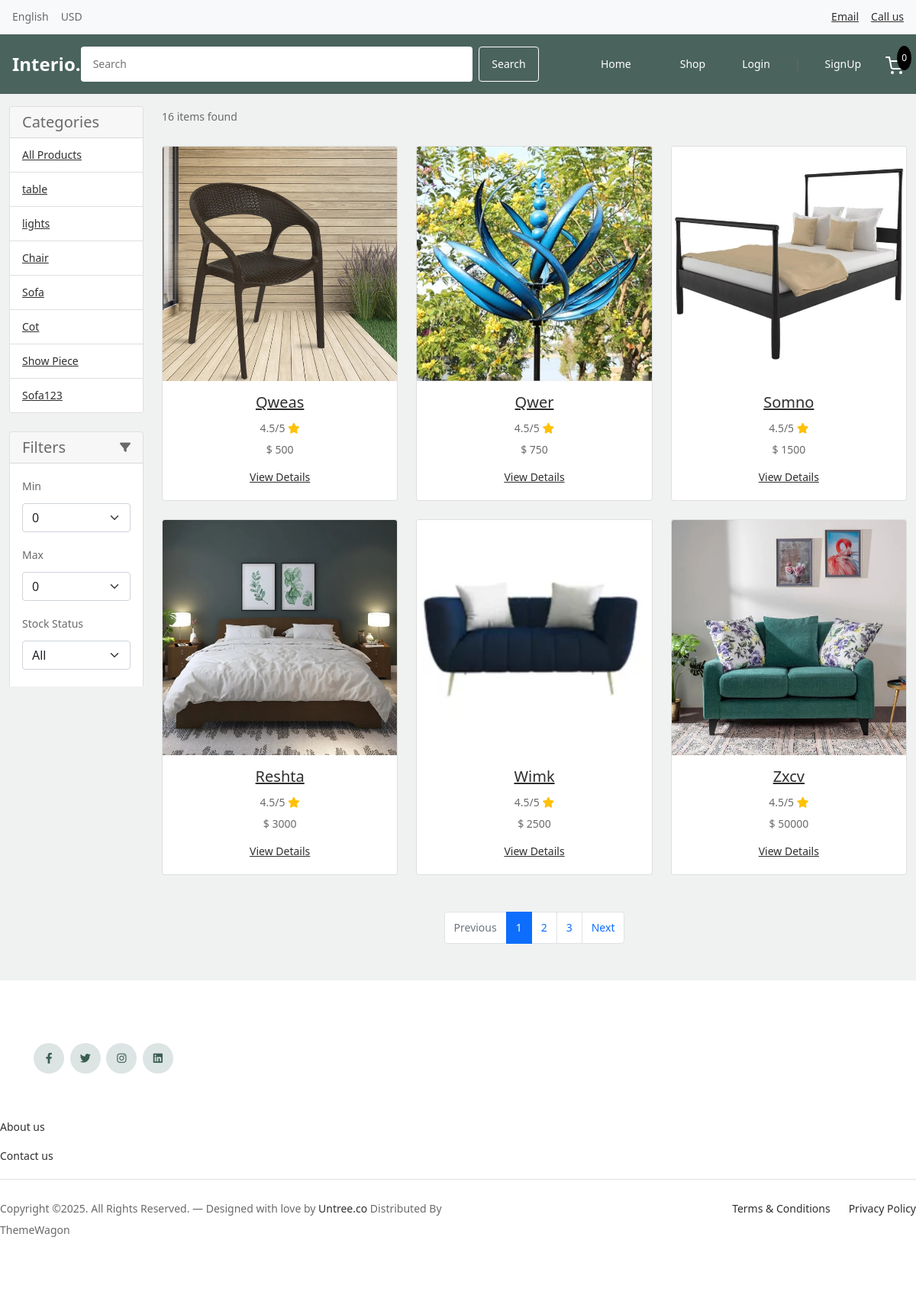
/store/, run on the app's committed database.
### category/models.py (models this page shows, shortened)
class Category(models.Model):
    category_name = models.CharField(max_length=50, unique=True)
    slug = models.SlugField(max_length=100, unique=True)
    description = models.TextField(max_length=255, blank=True)
    is_active = models.BooleanField(default=True)
    is_deleted = models.BooleanField(default=False)
    deleted_at = models.DateTimeField(null=True, blank=True)
    class Meta:
        verbose_name = 'category'
        verbose_name_plural = 'categories'
        indexes = [
            models.Index(fields=['is_deleted']),
        ]
    def get_url(self):
        return reverse('products_by_category', args=[self.slug])

### store/models.py (models this page shows, shortened)
class Product(models.Model):
    product_name = models.CharField(max_length=100, unique=True)
    slug = models.SlugField(max_length=100, unique=True)
    description = models.TextField(max_length=500, blank=True)
    specifications = models.TextField(max_length=500, blank=True)
    price = models.IntegerField()
    stock = models.IntegerField()
    is_available = models.BooleanField(default=True)
    category = models.ForeignKey('category.Category', on_delete=models.CASCADE)
    created_date = models.DateTimeField(auto_now_add=True)
    modified_date = models.DateTimeField(auto_now=True)
    is_deleted = models.BooleanField(default=False)
    deleted_at = models.DateTimeField(null=True, blank=True)
    def get_url(self):
        try:
            if not self.slug:
                self.slug = slugify(self.product_name)
                self.save()
            if not self.category.slug:
                self.category.slug = slugify(self.category.category_name)
                self.category.save()
            return reverse('product_detail', args=[self.category.slug, self.slug])
        except:
            return '#'
    @property
    def get_discount(self):
        from django.utils import timezone
        now = timezone.now()
        product_offer = ProductOffer.objects.filter(
            product=self,
            is_active=True,
            start_date__lte=now,
            end_date__gte=now
        ).order_by('-discount_percentage').first()
        category_offer = CategoryOffer.objects.filter(
            category=self.category,
            is_active=True,
            start_date__lte=now,
            end_date__gte=now
        ).order_by('-discount_percentage').first()
        if product_offer and category_offer:
            if product_offer.discount_percentage >= category_offer.discount_percentage:
                return (product_offer.discount_percentage, product_offer)
            else:
                return (category_offer.discount_percentage, category_offer)
        elif product_offer:
            return (product_offer.discount_percentage, product_offer)
        elif category_offer:
            return (category_offer.discount_percentage, category_offer)
        else:
            return (0, None)
    @property
    def discount_percentage(self):
        discount, _ = self.get_discount
        return discount
    class Meta:
        ordering = ['-created_date']
        indexes = [
            models.Index(fields=['is_deleted']),
            models.Index(fields=['is_available']),
        ]

class ProductImage(models.Model):
    product = models.ForeignKey(Product, on_delete=models.CASCADE, related_name="images")
    image = models.ImageField(upload_to='products', blank=True, null=True)
    class Meta:
        ordering = ['id']

### store/views.py (the view, shortened to what this page needs)
# urls.py: path('store/', include('store.urls')),
def store(request, category_slug=None):
    categories = None
    products = None
    min_price = request.GET.get('min_price')
    max_price = request.GET.get('max_price')
    stock_status = request.GET.get('stock_status')
    sort_by = request.GET.get('sort_by')
    if category_slug != None:
        categories = get_object_or_404(Category, slug=category_slug)
        products = Product.objects.filter(category=categories, is_available=True, is_deleted=False)
    else:
        products = Product.objects.all().filter(is_available=True, is_deleted=False)
    if min_price:
        products = products.filter(price__gte=min_price)
    if max_price:
        products = products.filter(price__lte=max_price)
    if sort_by:
        if sort_by == 'price_asc':
            products = products.order_by('price')
        elif sort_by == 'price_desc':
            products = products.order_by('-price')
        elif sort_by == 'newest':
            products = products.order_by('-created_date')
    else:
        products = products.order_by('-created_date')
    product_count = products.count()
    paginator = Paginator(products, 6)
    page = request.GET.get('page', 1)
    try:
        paged_products = paginator.page(page)
    except PageNotAnInteger:
        paged_products = paginator.page(1)
    except EmptyPage:
        paged_products = paginator.page(paginator.num_pages)
    wishlist_product_ids = []
    if request.user.is_authenticated:
        wishlist_product_ids = Wishlist.objects.filter(user=request.user).values_list('product_id', flat=True)
    context = {
        'products': paged_products,
        'product_count': product_count,
        'selected_min': min_price,
        'selected_max': max_price,
        'wishlist_product_ids': wishlist_product_ids,
    }
    return render(request, 'store/store.html', context)

### carts/context_processors.py (called while the page is built)
def counter(request):
    cart_count = 0
    if 'admin' in request.path:
        return {}
    else:
        try:
            cart = Cart.objects.get(cart_id=_cart_id(request))
            cart_items = CartItem.objects.filter(cart=cart, is_active=True)
            for cart_item in cart_items:
                cart_count += cart_item.quantity
        except Cart.DoesNotExist:
            cart_count = 0
    return dict(cart_count=cart_count)

### carts/views.py (called while the page is built)
def _cart_id(request):
    cart = request.session.session_key
    if not cart:
        cart = request.session.create()
    return cart

### category/context_processors.py (called while the page is built)
def menu_links(request):
    links = Category.objects.all()
    return dict(links=links)

### templates/store/store.html (shortened to what this page needs)
{% extends 'base.html' %}
{% load static %}
{% block content %}
<div class="container-fluid mt-3">
    <div class="row">
        <aside class="col-md-3 col-lg-2">
            <div class="sidebar">
                <div class="card mb-4">
                    <header class="card-header">
                        <h5 class="title mb-0">Categories</h5>
                    </header>
                    <ul class="list-group list-group-flush">
                        <li class="list-group-item">
                            <a href="{% url 'store' %}" class="category-link">All Products</a>
                        </li>
                        {% for category in links %}
                        <li class="list-group-item">
                            <a href="{{ category.get_url }}" class="category-link">{{ category.category_name }}</a>
                        </li>
                        {% endfor %}
                    </ul>
                </div>
                <div class="card mb-4">
                    <header class="card-header d-flex justify-content-between align-items-center">
                        <h5 class="title mb-0">Filters</h5>
                        <i class="fas fa-filter"></i>
                    </header>
                    <div class="card-body">
                        <form method="GET" action="{% url 'store' %}" class="price-filter-form">
                            <div class="mb-3">
                                <label for="min_price" class="form-label">Min</label>
                                <select name="min_price" id="min_price" class="form-select">
                                    <option value="">0</option>
                                </select>
                            </div>
                            <div class="mb-3">
                                <label for="max_price" class="form-label">Max</label>
                                <select name="max_price" id="max_price" class="form-select">
                                    <option value="">0</option>
                                </select>
                            </div>
                            <div class="mb-3">
                                <label for="stock_status" class="form-label">Stock Status</label>
                                <select name="stock_status" id="stock_status" class="form-select">
                                    <option value="">All</option>
                                </select>
                            </div>
                            <div class="mb-3">
                                <label for="sort_by" class="form-label">Sort By</label>
                            </div>
                        </form>
                    </div>
                </div>
            </div>
        </aside>
        <main class="col-md-9 col-lg-10 main-content">
            {% if products %}
            <p class="mb-4">{{product_count}} item{% if product_count != 1 %}s{% endif %} found</p>
            {% endif %}
            <div class="row">
                {% if products %}
                {% for product in products %}
                <div class="col-12 col-sm-6 col-lg-4 mb-4">
                    <div class="card h-100 text-center">
                        <a href="{{ product.get_url }}">
                            {% if product.images.first %}
                            <img src="{{ product.images.first.image.url }}" class="card-img-top img-fluid" alt="{{ product.product_name }}">
                            {% else %}
                            <p>No image available</p>
                            {% endif %}
                        </a>
                        <div class="card-body">
                            <a href="{{ product.get_url }}"><h5 class="card-title">{{product.product_name}}</h5></a>
                            <span class="float-right">4.5/5 <i class="fa fa-star text-warning"></i></span>
                            <div class="price-container">
                                {% if product.discount_percentage > 0 %}
                                    <span class="original-price">$ {{ product.price }}</span>
                                    <span class="discounted-price">$ {{ product.get_discounted_price }}</span>
                                {% else %}
                                    <p class="card-text">$ {{ product.price }}</p>
                                {% endif %}
                            </div>
                            <a href="{{ product.get_url }}" class="detail-btn">View Details</a>
                        </div>
                    </div>
                </div>
                {% endfor %}
                {% else %}
                    <div class="col-12">
                        <p>No products found.</p>
                    </div>
                {% endif %}
            </div>
            {% if products.has_other_pages %}
            <nav class="mt-4 mb-5" aria-label="Page navigation">
                <ul class="pagination justify-content-center">
                    {% if products.has_previous %}
                    <li class="page-item">
                        <a class="page-link" href="?page={{ products.previous_page_number }}{% if request.GET.min_price %}&min_price={{ request.GET.min_price }}{% endif %}{% if request.GET.max_price %}&max_price={{ request.GET.max_price }}{% endif %}">Previous</a>
                    </li>
                    {% else %}
                    <li class="page-item disabled"><a class="page-link" href="#">Previous</a></li>
                    {% endif %}
                    {% for i in products.paginator.page_range %}
                        {% if products.number == i %}
                        <li class="page-item active"><a class="page-link" href="#">{{i}}</a></li>
                        {% else %}
                        <li class="page-item">
                            <a class="page-link" href="?page={{i}}{% if request.GET.min_price %}&min_price={{ request.GET.min_price }}{% endif %}{% if request.GET.max_price %}&max_price={{ request.GET.max_price }}{% endif %}">{{i}}</a>
                        </li>
                        {% endif %}
                    {% endfor %}
                    {% if products.has_next %}
                    <li class="page-item">
                        <a class="page-link" href="?page={{ products.next_page_number }}">Next</a>
                    </li>
                    {% else %}
                    <li class="page-item disabled"><a class="page-link" href="#">Next</a></li>
                    {% endif %}
                </ul>
            </nav>
            {% endif %}
        </main>
    </div>
</div>
{% endblock %}

### static/css/style.css (style rules this page uses)
body { overflow-x: hidden; position: relative; }
body { font-family: "Inter", sans-serif; font-weight: 400; line-height: 28px; color: #6a6a6a; font-size: 14px; background-color: #eff2f1; }
a { text-decoration: none; -webkit-transition: .3s all ease; -o-transition: .3s all ease; transition: .3s all ease; color: #2f2f2f; text-decoration: underline; }

### templates/includes/header.html (style rules this page uses)
* { margin: 0; padding: 0; box-sizing: border-box; font-family: system-ui, -apple-system, BlinkMacSystemFont, 'Segoe UI', sans-serif; }

### templates/store/store.html (style rules this page uses)
.sidebar { position: sticky; top: 20px; height: calc(100vh - 40px); overflow-y: auto; }
.price-container { margin-bottom: 0.5rem; }

### data on the page
Category: category_name "table"
Category: category_name "lights"
Category: category_name "Chair"
Category: category_name "Sofa"
Category: category_name "Cot"
Category: category_name "Show Piece"
Category: category_name "Sofa123"
Product: images.first.image (picture), product_name "Qweas", price "500"
Product: images.first.image (picture), product_name "Qwer", price "750"
Product: images.first.image (picture), product_name "Somno", price "1500"
Product: images.first.image (picture), product_name "Reshta", price "3000"
Product: images.first.image (picture), product_name "Wimk", price "2500"
Product: images.first.image (picture), product_name "Zxcv", price "50000"

### other printed values
{{ cart_count }} "0"
{{ product_count }} "16"
{{ i }} "1"
{{ i }} "2" "3"
